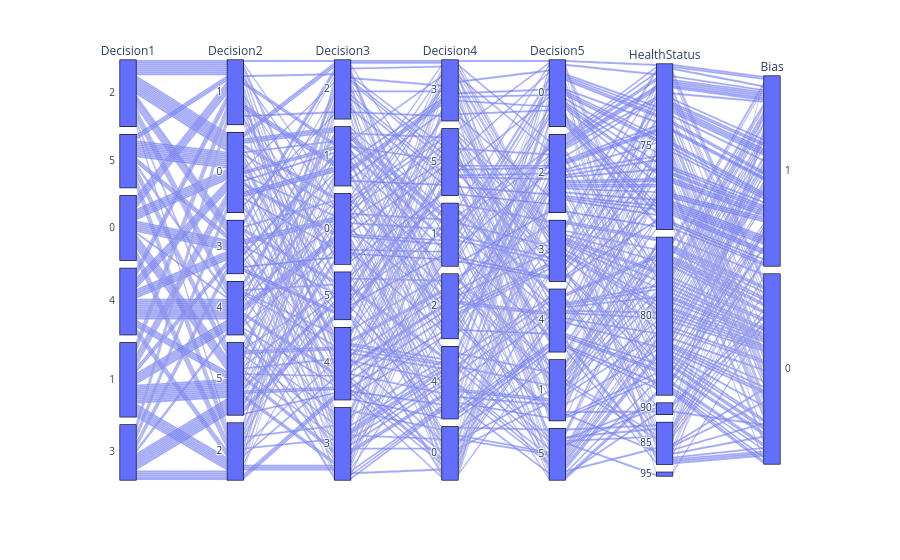

The notebook cell this image was saved under:
### Markdown cell above
### Decision Codes:
0, 1, 2, 3 - North, South, East, West
<br>
4 - Shallow river crossing
<br>
5 - Gathering resources/supplies
<br>

### Bias:
1 - Single Evaluation (SE), 0 - Joint Evaluation (JE)

### Code cell
import plotly.express as px
fig = px.parallel_categories(data)
fig.show()

### Figure 1 — Plotly figure (JSON) as saved in the notebook; plotly's stock layout.template omitted (floating-point values rounded to 4 significant figures; data arrays with more than 128 entries replaced by an {"elided": "..."} marker saying what was removed)
{"data": [{"dimensions": [{"label": "Decision1", "values": {"elided": "200 int values"}}, {"label": "Decision2", "values": {"elided": "200 int values"}}, {"label": "Decision3", "values": {"elided": "200 int values"}}, {"label": "Decision4", "values": {"elided": "200 int values"}}, {"label": "Decision5", "values": {"elided": "200 int values"}}, {"label": "HealthStatus", "values": {"elided": "200 int values"}}, {"label": "Bias", "values": {"elided": "200 int values"}}], "domain": {"x": [0, 1], "y": [0, 1]}, "name": "", "type": "parcats"}], "layout": {"autosize": true, "legend": {"tracegroupgap": 0}, "margin": {"t": 60}}}
